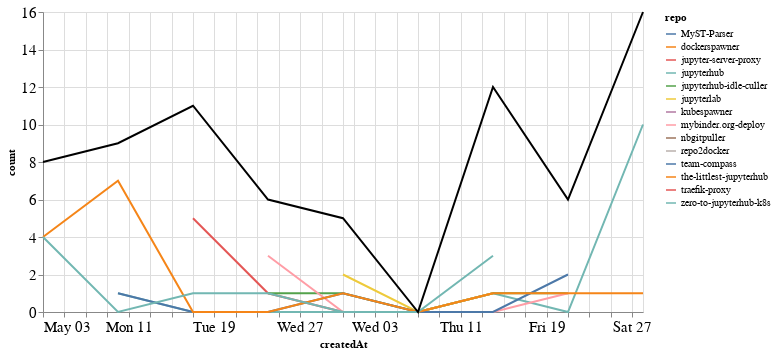

Notebook source saved alongside this figure:
### Markdown cell above
## Comments

### Code cell
comments_time = comments.groupby('repo').resample('W', on='createdAt').count()['author'].reset_index()
comments_time = comments_time.rename(columns={'author': 'count'})
comments_time_total = comments_time.groupby('createdAt').agg({"count": "sum"}).reset_index()
ch1 = alt.Chart(comments_time, width=600).mark_line().encode(
    x='createdAt',
    y='count',
    color='repo',
    tooltip="repo"
)

ch2 = alt.Chart(comments_time_total, width=600).mark_line(color="black").encode(
    x='createdAt',
    y='count',
)

ch1 + ch2

### Figure 1 — Vega-Lite specification as saved in the notebook (floating-point values rounded to 4 significant figures)
{"config": {"axisLeft": {"labelFontSize": 15}, "axisBottom": {"labelFontSize": 15}}, "layer": [{"data": {"name": "data-64834f94f521eccdc12d80d989fa1c8c"}, "mark": "line", "encoding": {"color": {"type": "nominal", "field": "repo"}, "tooltip": {"type": "nominal", "field": "repo"}, "x": {"type": "temporal", "field": "createdAt"}, "y": {"type": "quantitative", "field": "count"}}, "width": 600}, {"data": {"name": "data-eabebce157b83296c102f0266795c13c"}, "mark": {"type": "line", "color": "black"}, "encoding": {"x": {"type": "temporal", "field": "createdAt"}, "y": {"type": "quantitative", "field": "count"}}, "width": 600}], "$schema": "https://vega.github.io/schema/vega-lite/v4.8.1.json", "datasets": {"data-64834f94f521eccdc12d80d989fa1c8c": [{"repo": "MyST-Parser", "createdAt": "2020-06-28T00:00:00", "count": 1}, {"repo": "dockerspawner", "createdAt": "2020-06-14T00:00:00", "count": 4}, {"repo": "jupyter-server-proxy", "createdAt": "2020-05-17T00:00:00", "count": 5}, {"repo": "jupyter-server-proxy", "createdAt": "2020-05-24T00:00:00", "count": 1}, {"repo": "jupyter-server-proxy", "createdAt": "2020-05-31T00:00:00", "count": 0}, {"repo": "jupyter-server-proxy", "createdAt": "2020-06-07T00:00:00", "count": 0}, {"repo": "jupyter-server-proxy", "createdAt": "2020-06-14T00:00:00", "count": 1}, {"repo": "jupyterhub", "createdAt": "2020-05-10T00:00:00", "count": 1}, {"repo": "jupyterhub", "createdAt": "2020-05-17T00:00:00", "count": 0}, {"repo": "jupyterhub", "createdAt": "2020-05-24T00:00:00", "count": 0}, {"repo": "jupyterhub", "createdAt": "2020-05-31T00:00:00", "count": 0}, {"repo": "jupyterhub", "createdAt": "2020-06-07T00:00:00", "count": 0}, {"repo": "jupyterhub", "createdAt": "2020-06-14T00:00:00", "count": 1}, {"repo": "jupyterhub", "createdAt": "2020-06-21T00:00:00", "count": 0}, {"repo": "jupyterhub", "createdAt": "2020-06-28T00:00:00", "count": 10}, {"repo": "jupyterhub-idle-culler", "createdAt": "2020-05-24T00:00:00", "count": 1}, {"repo": "jupyterhub-idle-culler", "createdAt": "2020-05-31T00:00:00", "count": 1}, {"repo": "jupyterhub-idle-culler", "createdAt": "2020-06-07T00:00:00", "count": 0}, {"repo": "jupyterhub-idle-culler", "createdAt": "2020-06-14T00:00:00", "count": 1}, {"repo": "jupyterhub-idle-culler", "createdAt": "2020-06-21T00:00:00", "count": 1}, {"repo": "jupyterlab", "createdAt": "2020-05-31T00:00:00", "count": 2}, {"repo": "jupyterlab", "createdAt": "2020-06-07T00:00:00", "count": 0}, {"repo": "jupyterlab", "createdAt": "2020-06-14T00:00:00", "count": 1}, {"repo": "kubespawner", "createdAt": "2020-06-21T00:00:00", "count": 1}, {"repo": "mybinder.org-deploy", "createdAt": "2020-05-24T00:00:00", "count": 3}, {"repo": "mybinder.org-deploy", "createdAt": "2020-05-31T00:00:00", "count": 0}, {"repo": "mybinder.org-deploy", "createdAt": "2020-06-07T00:00:00", "count": 0}, {"repo": "mybinder.org-deploy", "createdAt": "2020-06-14T00:00:00", "count": 0}, {"repo": "mybinder.org-deploy", "createdAt": "2020-06-21T00:00:00", "count": 1}, {"repo": "nbgitpuller", "createdAt": "2020-06-28T00:00:00", "count": 4}, {"repo": "repo2docker", "createdAt": "2020-05-17T00:00:00", "count": 1}, {"repo": "team-compass", "createdAt": "2020-05-10T00:00:00", "count": 1}, {"repo": "team-compass", "createdAt": "2020-05-17T00:00:00", "count": 0}, {"repo": "team-compass", "createdAt": "2020-05-24T00:00:00", "count": 0}, {"repo": "team-compass", "createdAt": "2020-05-31T00:00:00", "count": 1}, {"repo": "team-compass", "createdAt": "2020-06-07T00:00:00", "count": 0}, {"repo": "team-compass", "createdAt": "2020-06-14T00:00:00", "count": 0}, {"repo": "team-compass", "createdAt": "2020-06-21T00:00:00", "count": 2}, {"repo": "the-littlest-jupyterhub", "createdAt": "2020-05-03T00:00:00", "count": 4}, {"repo": "the-littlest-jupyterhub", "createdAt": "2020-05-10T00:00:00", "count": 7}, {"repo": "the-littlest-jupyterhub", "createdAt": "2020-05-17T00:00:00", "count": 0}, {"repo": "the-littlest-jupyterhub", "createdAt": "2020-05-24T00:00:00", "count": 0}, {"repo": "the-littlest-jupyterhub", "createdAt": "2020-05-31T00:00:00", "count": 1}, {"repo": "the-littlest-jupyterhub", "createdAt": "2020-06-07T00:00:00", "count": 0}, {"repo": "the-littlest-jupyterhub", "createdAt": "2020-06-14T00:00:00", "count": 1}, {"repo": "the-littlest-jupyterhub", "createdAt": "2020-06-21T00:00:00", "count": 1}, {"repo": "the-littlest-jupyterhub", "createdAt": "2020-06-28T00:00:00", "count": 1}, {"repo": "traefik-proxy", "createdAt": "2020-05-17T00:00:00", "count": 4}, {"repo": "zero-to-jupyterhub-k8s", "createdAt": "2020-05-03T00:00:00", "count": 4}, {"repo": "zero-to-jupyterhub-k8s", "createdAt": "2020-05-10T00:00:00", "count": 0}, {"repo": "zero-to-jupyterhub-k8s", "createdAt": "2020-05-17T00:00:00", "count": 1}, {"repo": "zero-to-jupyterhub-k8s", "createdAt": "2020-05-24T00:00:00", "count": 1}, {"repo": "zero-to-jupyterhub-k8s", "createdAt": "2020-05-31T00:00:00", "count": 0}, {"repo": "zero-to-jupyterhub-k8s", "createdAt": "2020-06-07T00:00:00", "count": 0}, {"repo": "zero-to-jupyterhub-k8s", "createdAt": "2020-06-14T00:00:00", "count": 3}], "data-eabebce157b83296c102f0266795c13c": [{"createdAt": "2020-05-03T00:00:00", "count": 8}, {"createdAt": "2020-05-10T00:00:00", "count": 9}, {"createdAt": "2020-05-17T00:00:00", "count": 11}, {"createdAt": "2020-05-24T00:00:00", "count": 6}, {"createdAt": "2020-05-31T00:00:00", "count": 5}, {"createdAt": "2020-06-07T00:00:00", "count": 0}, {"createdAt": "2020-06-14T00:00:00", "count": 12}, {"createdAt": "2020-06-21T00:00:00", "count": 6}, {"createdAt": "2020-06-28T00:00:00", "count": 16}]}}
